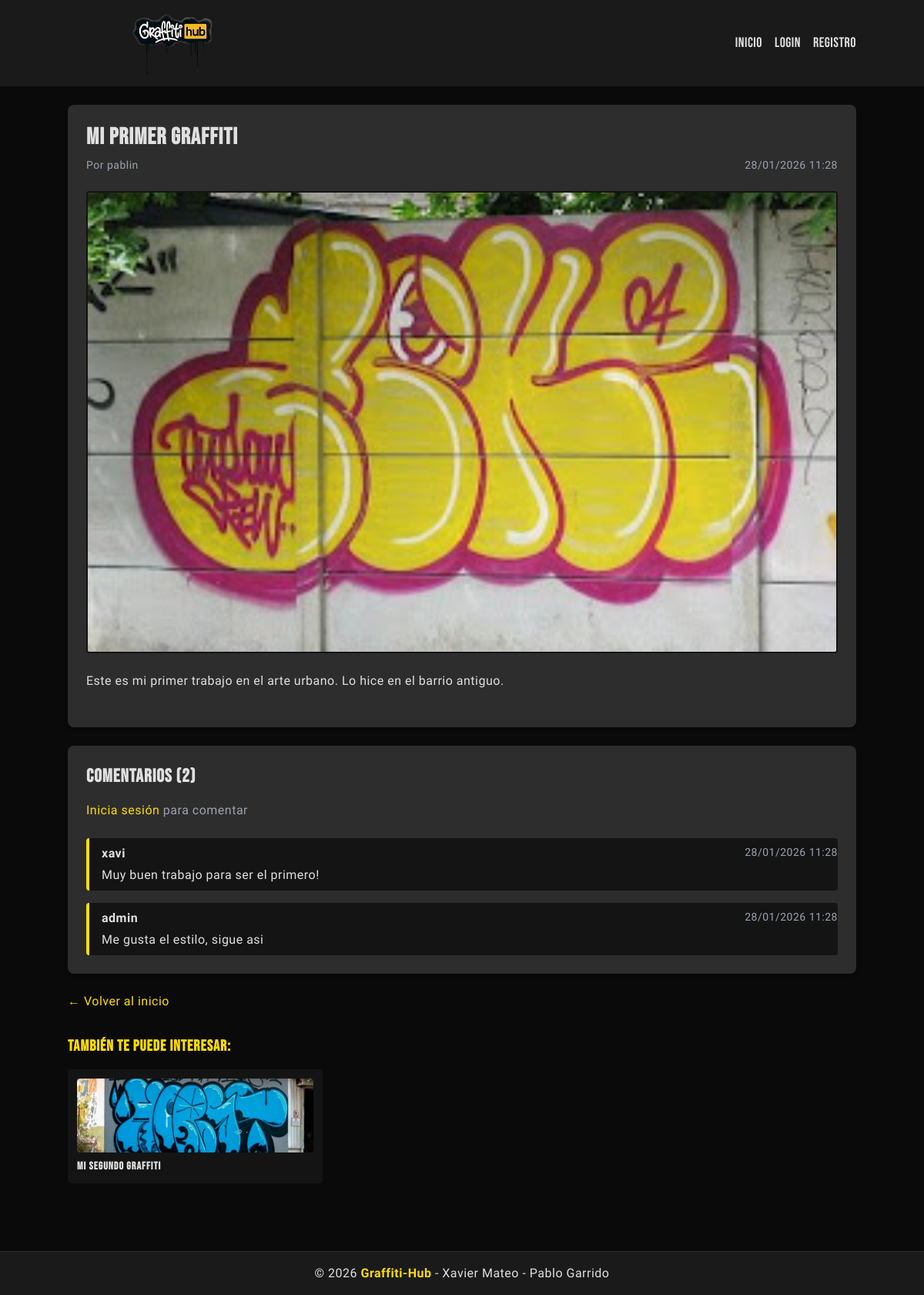
The page /posts/2 on the database its author committed.
### tables this page shows
CREATE TABLE posts (
    id INT AUTO_INCREMENT PRIMARY KEY,
    user_id INT NOT NULL,
    title VARCHAR(200) NOT NULL,
    content TEXT NOT NULL,
    image VARCHAR(255),
    status ENUM('draft', 'published') DEFAULT 'draft',
    created_at TIMESTAMP DEFAULT CURRENT_TIMESTAMP,
    updated_at TIMESTAMP DEFAULT CURRENT_TIMESTAMP ON UPDATE CURRENT_TIMESTAMP,
    FOREIGN KEY (user_id) REFERENCES users(id) ON DELETE CASCADE
);

CREATE TABLE users (
    id INT AUTO_INCREMENT PRIMARY KEY,
    username VARCHAR(50) UNIQUE NOT NULL,
    email VARCHAR(100) UNIQUE NOT NULL,
    password VARCHAR(255) NOT NULL,
    role ENUM('user', 'admin') DEFAULT 'user',
    created_at TIMESTAMP DEFAULT CURRENT_TIMESTAMP
);

CREATE TABLE comments (
    id INT AUTO_INCREMENT PRIMARY KEY,
    post_id INT NOT NULL,
    user_id INT NOT NULL,
    content TEXT NOT NULL,
    created_at TIMESTAMP DEFAULT CURRENT_TIMESTAMP,
    FOREIGN KEY (post_id) REFERENCES posts(id) ON DELETE CASCADE,
    FOREIGN KEY (user_id) REFERENCES users(id) ON DELETE CASCADE
);

### app/Controllers/PostController.php (called while the page is built, shortened)
<?php
require_once __DIR__ . '/../../config/database.php';
require_once __DIR__ . '/../../config/config.php';
require_once __DIR__ . '/../Models/Post.php';
require_once __DIR__ . '/../Models/Comment.php';
class PostController {
    private $post;
    private $comment;
    public function __construct() {
        $database = new Database();
        $this->db = $database->connect();
        $this->post = new Post($this->db);
        $this->comment = new Comment($this->db);
    }
    public function show($id) {
        $post = $this->post->getById($id);
        $related_posts = $this->post->getRelatedPosts($id, $post['title']);
        $comments = $this->comment->getByPost($id);
        require_once __DIR__ . '/../Views/posts/show.php';
    }
}
?>

### config/database.php (called while the page is built, shortened)
<?php
class Database {
    private $host;
    private $db_name;
    private $username;
    private $password;
    public function __construct() {
        $this->host = getenv('DB_HOST') ?: 'db';
        $this->db_name = getenv('DB_NAME') ?: 'blog_db';
        $this->username = getenv('DB_USER') ?: 'blog_user';
        $this->password = getenv('DB_PASS') ?: 'blog_password';
    }
    public function connect() {
        $this->conn = null;
        $max_attempts = 10;
        $attempt = 0;
        while ($attempt < $max_attempts) {
            try {
                $this->conn = new PDO(
                    "mysql:host=" . $this->host . ";dbname=" . $this->db_name,
                    $this->username,
                    $this->password,
                    array(
                        PDO::ATTR_ERRMODE => PDO::ERRMODE_EXCEPTION,
                        PDO::ATTR_DEFAULT_FETCH_MODE => PDO::FETCH_ASSOC,
                        PDO::MYSQL_ATTR_INIT_COMMAND => "SET NAMES utf8mb4"
                    )
                );
                break;
            } catch(PDOException $e) {
                $attempt++;
                if ($attempt >= $max_attempts) {
                    die("Error de conexión después de $max_attempts intentos: " . $e->getMessage() .
                        "<br><br>Asegúrate de que los contenedores estén corriendo: <code>docker-compose up -d</code>");
                }
                sleep(1);
            }
        }
        return $this->conn;
    }
}
?>

### app/Models/Post.php (called while the page is built, shortened)
<?php
class Post {
    private $conn;
    private $table = 'posts';
    public function __construct($db) {
        $this->conn = $db;
    }
    public function getById($id) {
        $query = "SELECT p.*, u.username, u.email
                  FROM " . $this->table . " p
                  LEFT JOIN users u ON p.user_id = u.id
                  WHERE p.id = :id";
        $stmt = $this->conn->prepare($query);
        $stmt->bindParam(':id', $id);
        $stmt->execute();
        return $stmt->fetch(PDO::FETCH_ASSOC);
    }
    public function getRelatedPosts($id, $title, $limit = 3) {
    $query = "SELECT p.*, u.username,
              MATCH(title, content) AGAINST(:title) as relevance
              FROM " . $this->table . " p
              LEFT JOIN users u ON p.user_id = u.id
              WHERE p.id != :id AND p.status = 'published'
              HAVING relevance > 0
              ORDER BY relevance DESC
              LIMIT :limit";
    $stmt = $this->conn->prepare($query);
    $stmt->bindParam(':id', $id, PDO::PARAM_INT);
    $stmt->bindParam(':title', $title);
    $stmt->bindValue(':limit', (int)$limit, PDO::PARAM_INT);
    $stmt->execute();
    return $stmt->fetchAll(PDO::FETCH_ASSOC);
    }
}
?>

### app/Models/Comment.php (called while the page is built, shortened)
<?php
class Comment {
    private $conn;
    private $table = 'comments';
    public function __construct($db) {
        $this->conn = $db;
    }
    public function getByPost($post_id) {
        $query = "SELECT c.*, u.username
                  FROM " . $this->table . " c
                  LEFT JOIN users u ON c.user_id = u.id
                  WHERE c.post_id = :post_id
                  ORDER BY c.created_at DESC";
        $stmt = $this->conn->prepare($query);
        $stmt->bindParam(':post_id', $post_id);
        $stmt->execute();
        return $stmt->fetchAll(PDO::FETCH_ASSOC);
    }
}
?>

### config/config.php (called while the page is built, shortened)
<?php
function isLoggedIn() {
    return isset($_SESSION['user_id']);
}
?>

### app/Views/posts/show.php (the view, shortened to what this page needs)
<?php include __DIR__ . '/../layouts/header.php'; ?>
<div class="bg-gray-medium p-6 rounded-lg shadow-md">
    <div class="mb-6">
        <h1 class="text-3xl font-bold mb-2 text-gray-light"><?= htmlspecialchars($post['title']) ?></h1>
        <div class="flex justify-between items-center text-gray-400 text-sm mb-4">
            <span>Por <?= htmlspecialchars($post['username']) ?></span>
            <span><?= date('d/m/Y H:i', strtotime($post['created_at'])) ?></span>
        </div>
    </div>
    <?php if($post['image']): ?>
        <img src="<?= UPLOAD_URL . $post['image'] ?>"
             alt="<?= htmlspecialchars($post['title']) ?>"
             class="w-full max-h-[600px] object-cover rounded mb-6 border-2 border-dark-alt">
    <?php endif; ?>
    <div class="prose max-w-none mb-6">
        <p class="text-gray-light whitespace-pre-wrap"><?= htmlspecialchars($post['content']) ?></p>
    </div>
</div>
<div class="bg-gray-medium p-6 rounded-lg shadow-md mt-6">
    <h2 class="text-2xl font-bold mb-4 text-gray-light">Comentarios (<?= count($comments) ?>)</h2>
    <?php if(isLoggedIn()): ?>
        <form method="POST" action="<?= BASE_URL ?>/posts/<?= $post['id'] ?>/comment" class="mb-6">
            <textarea name="content" rows="3" required placeholder="Escribe tu comentario..."
                      class="w-full px-3 py-2 bg-dark-alt border border-gray-500 rounded text-gray-light placeholder-gray-500 focus:outline-none focus:border-yellow-hub"></textarea>
            <button type="submit"
                    class="mt-2 bg-neon-green text-dark-bg px-4 py-2 rounded hover:bg-yellow-hub transition-colors font-semibold">
                Comentar
            </button>
        </form>
    <?php else: ?>
        <p class="text-gray-400 mb-6">
            <a href="<?= BASE_URL ?>/login" class="text-yellow-hub hover:text-yellow-gold transition-colors">Inicia sesión</a> para comentar
        </p>
    <?php endif; ?>
    <?php if(empty($comments)): ?>
        <p class="text-gray-400">No hay comentarios aún. ¡Sé el primero en comentar!</p>
    <?php else: ?>
        <div class="space-y-4">
            <?php foreach($comments as $comment): ?>
                <div class="border-l-4 border-yellow-hub pl-4 py-2 bg-dark-alt rounded">
                    <div class="flex justify-between items-start mb-1">
                        <span class="font-bold text-gray-light"><?= htmlspecialchars($comment['username']) ?></span>
                        <span class="text-sm text-gray-400"><?= date('d/m/Y H:i', strtotime($comment['created_at'])) ?></span>
                    </div>
                    <p class="text-gray-light"><?= htmlspecialchars($comment['content']) ?></p>
                </div>
            <?php endforeach; ?>
        </div>
    <?php endif; ?>
</div>
<a href="<?= BASE_URL ?>/" class="inline-block mt-6 text-yellow-hub hover:text-yellow-gold transition-colors">
    ← Volver al inicio
</a>
<?php if(!empty($related_posts)): ?>
<div class="mt-8 mb-8">
    <h3 class="text-xl font-bold text-yellow-hub mb-4 font-street">TAMBIÉN TE PUEDE INTERESAR:</h3>
    <div class="grid grid-cols-1 md:grid-cols-3 gap-4">
        <?php foreach($related_posts as $r): ?>
            <a href="<?= BASE_URL ?>/posts/<?= $r['id'] ?>" class="block bg-dark-alt p-3 rounded hover:border hover:border-yellow-hub transition-all">
                <?php if($r['image']): ?>
                    <img src="<?= UPLOAD_URL . $r['image'] ?>" class="w-full h-24 object-cover rounded mb-2">
                <?php endif; ?>
                <h4 class="text-gray-light font-bold text-sm truncate"><?= htmlspecialchars($r['title']) ?></h4>
            </a>
        <?php endforeach; ?>
    </div>
</div>
<?php endif; ?>
<?php include __DIR__ . '/../layouts/footer.php'; ?>

### app/Views/layouts/header.php (style rules this page uses)
body { font-family: 'Oswald', Arial Narrow, sans-serif; letter-spacing: 0.5px; }
h1, h2, h3, h4, h5, h6 { font-family: 'Bebas Neue', Impact, sans-serif; letter-spacing: 1px; }

### rows shown on the page
posts: title "Mi primer graffiti", user.username "pablin", created_at "28/01/2026 11:28", image (picture), content "Este es mi primer trabajo en el arte urbano. Lo hice en el barrio antiguo."
comments: user.username "xavi", created_at "28/01/2026 11:28", content "Muy buen trabajo para ser el primero!"
comments: user.username "admin", created_at "28/01/2026 11:28", content "Me gusta el estilo, sigue asi"
posts: image (picture), title "Mi segundo graffiti"

### other values the page prints
count($comments) "2"
